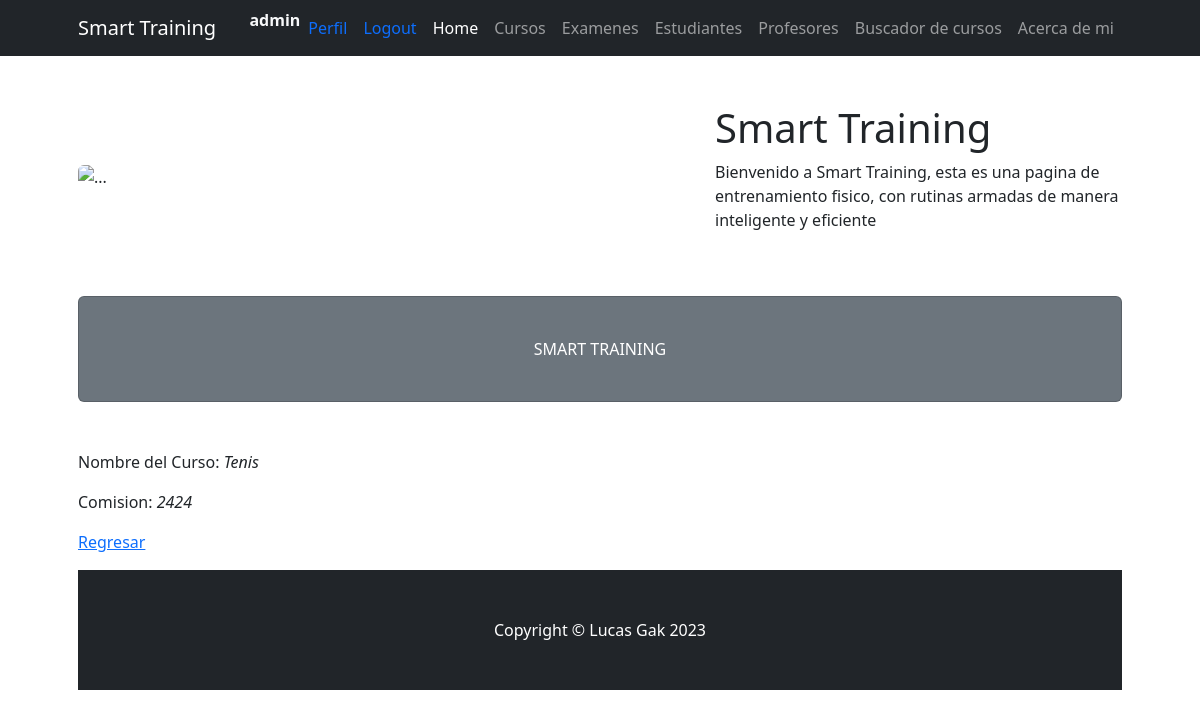
Before: /ProjectoFinal23/curso/1 (signed in) with the older database file.
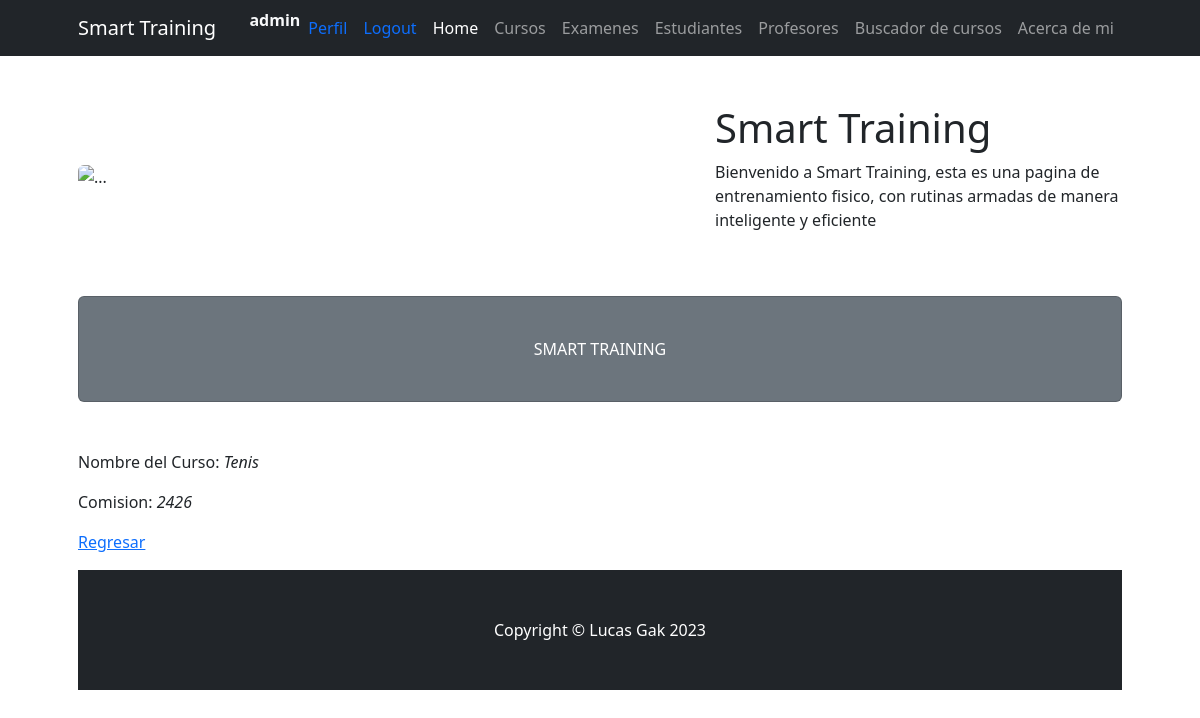
After: the same page with the newer database file.
### ProjectoFinal23/models.py (models this page shows, shortened)
class Curso(models.Model):
    nombre=models.CharField(max_length=40)
    profesor=models.CharField(max_length=40)
    comision=models.IntegerField()

### ProjectoFinal23/views.py (the view)
# urls.py: path('curso/<int:pk>', login_required(group_required('staff')(views.CursoDetalle.as_view())), name='Detail'),
class CursoDetalle(DetailView):
    model=Curso
    template_name = "ProjectoFinal23/curso_detalle.html"

### ProjectoFinal23/urls.py (called while the page is built)
def group_required(group):
    return user_passes_test(lambda u: u.groups.filter(name=group).exists()or u.is_superuser or u.is_staff)

### ProjectoFinal23/templates/ProjectoFinal23/curso_detalle.html
{% extends 'ProjectoFinal23/padre.html' %}
{% load static %}
{% block section1 %}
<body>
    <p>Nombre del Curso: <i>{{ curso.nombre }}</i></p>
    <p>Comision: <i>{{ curso.comision }}</i></p>
    <p>
        <a href="{% url 'List' %}">Regresar</a>
    </p>
</body>
{% endblock %}

Changed rows visible on the page:
changed Curso "Tenis": comision "2424" → "2426"
